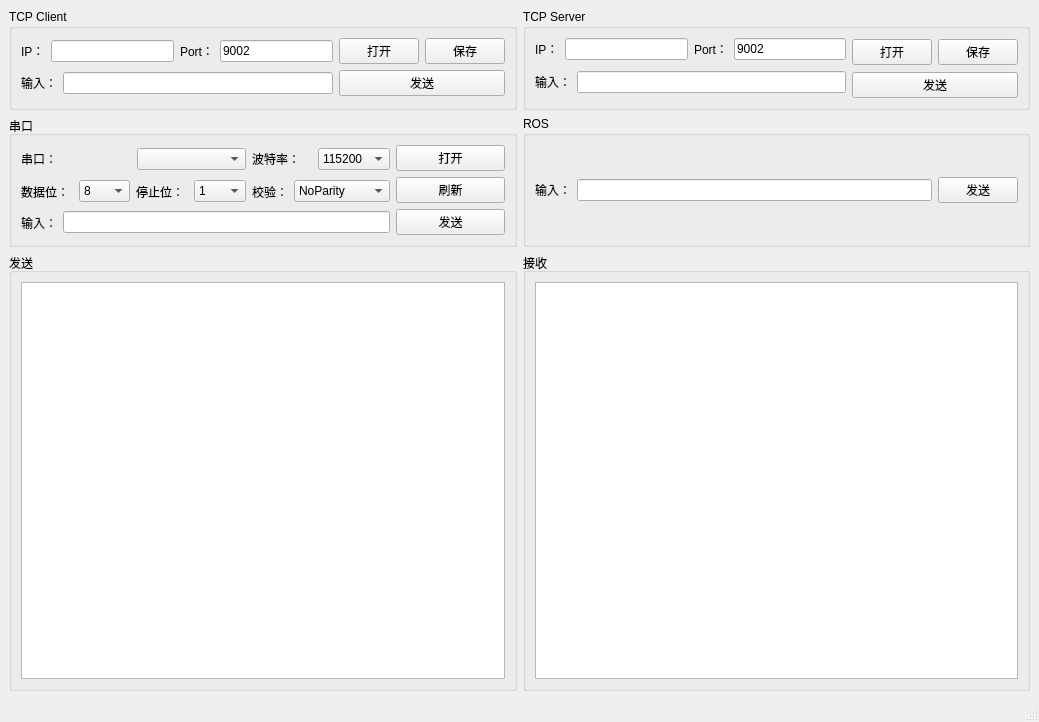
<?xml version="1.0" encoding="UTF-8"?>
<ui version="4.0">
 <class>MainWindow</class>
 <widget class="QMainWindow" name="MainWindow">
  <property name="geometry">
   <rect>
    <x>0</x>
    <y>0</y>
    <width>1039</width>
    <height>722</height>
   </rect>
  </property>
  <property name="windowTitle">
   <string>MainWindow</string>
  </property>
  <widget class="QWidget" name="centralwidget">
   <layout class="QGridLayout" name="gridLayout_5">
    <item row="0" column="0">
     <widget class="QGroupBox" name="groupBox_4">
      <property name="title">
       <string>TCP Client</string>
      </property>
      <layout class="QGridLayout" name="gridLayout">
       <item row="0" column="0">
        <layout class="QHBoxLayout" name="horizontalLayout_13">
         <item>
          <widget class="QLabel" name="label_11">
           <property name="text">
            <string>IP：</string>
           </property>
          </widget>
         </item>
         <item>
          <widget class="QLineEdit" name="lineEdit_tcpClient_ip"/>
         </item>
        </layout>
       </item>
       <item row="0" column="1">
        <layout class="QHBoxLayout" name="horizontalLayout_9">
         <item>
          <widget class="QLabel" name="label_7">
           <property name="text">
            <string>Port：</string>
           </property>
          </widget>
         </item>
         <item>
          <widget class="QLineEdit" name="lineEdit_tcpClient_port">
           <property name="text">
            <string>9002</string>
           </property>
          </widget>
         </item>
        </layout>
       </item>
       <item row="0" column="2">
        <widget class="QPushButton" name="pushButton_tcpClient_open">
         <property name="text">
          <string>打开</string>
         </property>
        </widget>
       </item>
       <item row="0" column="3">
        <widget class="QPushButton" name="pushButton_tcpClient_save">
         <property name="text">
          <string>保存</string>
         </property>
        </widget>
       </item>
       <item row="1" column="0" colspan="2">
        <layout class="QHBoxLayout" name="horizontalLayout_12">
         <item>
          <widget class="QLabel" name="label_10">
           <property name="text">
            <string>输入：</string>
           </property>
          </widget>
         </item>
         <item>
          <widget class="QLineEdit" name="lineEdit_tcpClient_input"/>
         </item>
        </layout>
       </item>
       <item row="1" column="2" colspan="2">
        <widget class="QPushButton" name="pushButton_tcpClient_send">
         <property name="text">
          <string>发送</string>
         </property>
        </widget>
       </item>
      </layout>
     </widget>
    </item>
    <item row="0" column="1">
     <widget class="QGroupBox" name="groupBox_5">
      <property name="title">
       <string>TCP Server</string>
      </property>
      <layout class="QGridLayout" name="gridLayout_4">
       <item row="0" column="0">
        <layout class="QHBoxLayout" name="horizontalLayout_14">
         <item>
          <widget class="QLabel" name="label_12">
           <property name="text">
            <string>IP：</string>
           </property>
          </widget>
         </item>
         <item>
          <widget class="QLineEdit" name="lineEdit_tcpServer_ip"/>
         </item>
        </layout>
       </item>
       <item row="0" column="1">
        <layout class="QHBoxLayout" name="horizontalLayout_11">
         <item>
          <widget class="QLabel" name="label_8">
           <property name="text">
            <string>Port：</string>
           </property>
          </widget>
         </item>
         <item>
          <widget class="QLineEdit" name="lineEdit_tcpServer_port">
           <property name="text">
            <string>9002</string>
           </property>
          </widget>
         </item>
        </layout>
       </item>
       <item row="0" column="2" rowspan="2">
        <layout class="QHBoxLayout" name="horizontalLayout_15">
         <item>
          <widget class="QPushButton" name="pushButton_tcpServer_open">
           <property name="text">
            <string>打开</string>
           </property>
          </widget>
         </item>
         <item>
          <widget class="QPushButton" name="pushButton_tcpServer_save">
           <property name="text">
            <string>保存</string>
           </property>
          </widget>
         </item>
        </layout>
       </item>
       <item row="1" column="0" rowspan="2" colspan="2">
        <layout class="QHBoxLayout" name="horizontalLayout_16">
         <item>
          <widget class="QLabel" name="label_13">
           <property name="text">
            <string>输入：</string>
           </property>
          </widget>
         </item>
         <item>
          <widget class="QLineEdit" name="lineEdit_tcpServer_input"/>
         </item>
        </layout>
       </item>
       <item row="2" column="2">
        <widget class="QPushButton" name="pushButton_tcpServer_send">
         <property name="text">
          <string>发送</string>
         </property>
        </widget>
       </item>
      </layout>
     </widget>
    </item>
    <item row="1" column="0">
     <widget class="QGroupBox" name="groupBox_3">
      <property name="title">
       <string>串口</string>
      </property>
      <layout class="QGridLayout" name="gridLayout_3">
       <item row="0" column="2">
        <layout class="QHBoxLayout" name="horizontalLayout_6">
         <item>
          <widget class="QLabel" name="label_5">
           <property name="text">
            <string>波特率：</string>
           </property>
          </widget>
         </item>
         <item>
          <widget class="QComboBox" name="comboBox_baudRate">
           <item>
            <property name="text">
             <string>115200</string>
            </property>
           </item>
          </widget>
         </item>
        </layout>
       </item>
       <item row="0" column="3" rowspan="3">
        <layout class="QVBoxLayout" name="verticalLayout">
         <item>
          <widget class="QPushButton" name="pushButton_serial_open">
           <property name="text">
            <string>打开</string>
           </property>
          </widget>
         </item>
         <item>
          <widget class="QPushButton" name="pushButton_serial_reload">
           <property name="text">
            <string>刷新</string>
           </property>
          </widget>
         </item>
         <item>
          <widget class="QPushButton" name="pushButton_serial_send">
           <property name="text">
            <string>发送</string>
           </property>
          </widget>
         </item>
        </layout>
       </item>
       <item row="1" column="0">
        <layout class="QHBoxLayout" name="horizontalLayout_5">
         <item>
          <widget class="QLabel" name="label_4">
           <property name="text">
            <string>数据位：</string>
           </property>
          </widget>
         </item>
         <item>
          <widget class="QComboBox" name="comboBox_dataBit">
           <item>
            <property name="text">
             <string>8</string>
            </property>
           </item>
           <item>
            <property name="text">
             <string>5</string>
            </property>
           </item>
           <item>
            <property name="text">
             <string>6</string>
            </property>
           </item>
           <item>
            <property name="text">
             <string>7</string>
            </property>
           </item>
           <item>
            <property name="text">
             <string>-1</string>
            </property>
           </item>
          </widget>
         </item>
        </layout>
       </item>
       <item row="1" column="1">
        <layout class="QHBoxLayout" name="horizontalLayout_4">
         <item>
          <widget class="QLabel" name="label_3">
           <property name="text">
            <string>停止位：</string>
           </property>
          </widget>
         </item>
         <item>
          <widget class="QComboBox" name="comboBox_stopBit">
           <item>
            <property name="text">
             <string>1</string>
            </property>
           </item>
           <item>
            <property name="text">
             <string>2</string>
            </property>
           </item>
           <item>
            <property name="text">
             <string>3</string>
            </property>
           </item>
           <item>
            <property name="text">
             <string>-1</string>
            </property>
           </item>
          </widget>
         </item>
        </layout>
       </item>
       <item row="2" column="0" colspan="3">
        <layout class="QHBoxLayout" name="horizontalLayout_7">
         <item>
          <widget class="QLabel" name="label_6">
           <property name="text">
            <string>输入：</string>
           </property>
          </widget>
         </item>
         <item>
          <widget class="QLineEdit" name="lineEdit_serial_input"/>
         </item>
        </layout>
       </item>
       <item row="0" column="0" colspan="2">
        <layout class="QHBoxLayout" name="horizontalLayout_2">
         <item>
          <widget class="QLabel" name="label">
           <property name="text">
            <string>串口：</string>
           </property>
          </widget>
         </item>
         <item>
          <widget class="QComboBox" name="comboBox_serialName"/>
         </item>
        </layout>
       </item>
       <item row="1" column="2">
        <layout class="QHBoxLayout" name="horizontalLayout_3">
         <item>
          <widget class="QLabel" name="label_2">
           <property name="text">
            <string>校验：</string>
           </property>
          </widget>
         </item>
         <item>
          <widget class="QComboBox" name="comboBox_checkBit">
           <item>
            <property name="text">
             <string>NoParity</string>
            </property>
           </item>
           <item>
            <property name="text">
             <string>EvenParity</string>
            </property>
           </item>
           <item>
            <property name="text">
             <string>OddParity</string>
            </property>
           </item>
           <item>
            <property name="text">
             <string>SpaceParity</string>
            </property>
           </item>
           <item>
            <property name="text">
             <string>MarkParity</string>
            </property>
           </item>
           <item>
            <property name="text">
             <string>Unknown</string>
            </property>
           </item>
          </widget>
         </item>
        </layout>
       </item>
      </layout>
     </widget>
    </item>
    <item row="1" column="1">
     <widget class="QGroupBox" name="groupBox_6">
      <property name="title">
       <string>ROS</string>
      </property>
      <layout class="QGridLayout" name="gridLayout_8">
       <item row="0" column="0">
        <layout class="QGridLayout" name="gridLayout_6">
         <item row="0" column="0">
          <layout class="QGridLayout" name="gridLayout_7">
           <item row="0" column="0">
            <widget class="QLabel" name="label_15">
             <property name="text">
              <string>输入：</string>
             </property>
            </widget>
           </item>
           <item row="0" column="1">
            <widget class="QLineEdit" name="lineEdit_ros_input"/>
           </item>
          </layout>
         </item>
         <item row="0" column="1">
          <widget class="QPushButton" name="pushButton_ros_send">
           <property name="text">
            <string>发送</string>
           </property>
          </widget>
         </item>
        </layout>
       </item>
      </layout>
     </widget>
    </item>
    <item row="2" column="0" colspan="2">
     <layout class="QHBoxLayout" name="horizontalLayout">
      <item>
       <widget class="QGroupBox" name="groupBox_2">
        <property name="title">
         <string>发送</string>
        </property>
        <layout class="QGridLayout" name="gridLayout_2">
         <item row="0" column="0">
          <widget class="QTextEdit" name="textEdit_send"/>
         </item>
        </layout>
       </widget>
      </item>
      <item>
       <widget class="QGroupBox" name="groupBox">
        <property name="title">
         <string>接收</string>
        </property>
        <layout class="QHBoxLayout" name="horizontalLayout_8">
         <item>
          <widget class="QTextEdit" name="textEdit_sub"/>
         </item>
        </layout>
       </widget>
      </item>
     </layout>
    </item>
   </layout>
  </widget>
  <widget class="QMenuBar" name="menubar">
   <property name="geometry">
    <rect>
     <x>0</x>
     <y>0</y>
     <width>1039</width>
     <height>27</height>
    </rect>
   </property>
  </widget>
  <widget class="QStatusBar" name="statusbar"/>
 </widget>
 <resources/>
 <connections/>
</ui>
